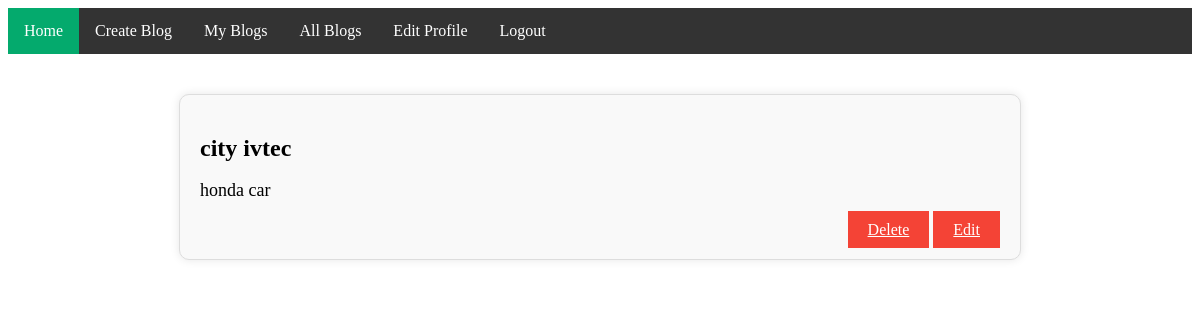
The page /myblog/ (signed in) on the database as committed earlier.
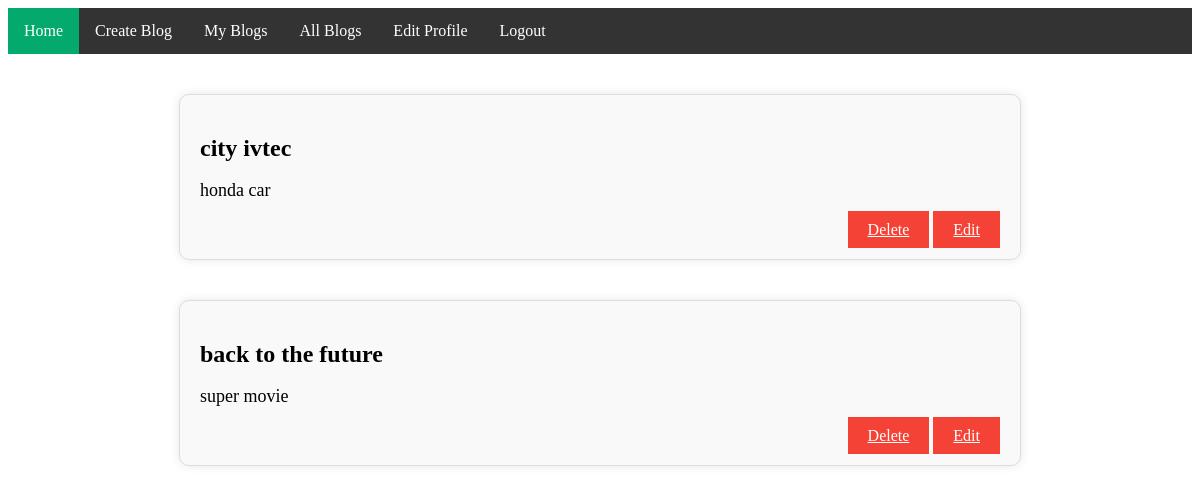
The same page on the database as committed later.
### emailloginapp/models.py (models this page shows, shortened)
class Blog(models.Model):
    author = models.ForeignKey(CustomUser,on_delete=models.CASCADE,related_name='blogs')
    title = models.CharField(max_length=255)
    content = models.TextField()
    likes = models.ManyToManyField(CustomUser,related_name='liked_blogs')
    created_at = models.DateTimeField(auto_now_add=True)
    updated_at = models.DateTimeField(auto_now_add=True)

### emailloginapp/views.py (the view)
# urls.py: path('myblog/' , views.my_blog , name='my'),
@login_required()
def my_blog(request):  # blog by userid
    posts = Blog.objects.filter(author=request.user)
    return render(request, 'myblogs.html',{'posts':posts})

### emailloginapp/templates/myblogs.html (shortened to what this page needs)
{% extends "navbar.html"  %}
{% load static %}
{% block content %}
<!DOCTYPE html>
<html lang="en">
<head>
    <link rel="stylesheet" href="{% static 'css/myblogs.css' %}">
</head>
<body>
{% if posts %}
{% for posts in posts %}
    <div class="blog-container">
        <h2 class="blog-title">{{posts.title}}</h2>
        <p class="blog-content">{{posts.content}}</p>
        <div class="button-container">
            <a class="delete-button" href="deleteblog/{{posts.id}}" class="delete-link">Delete</a>
             <a class="delete-button" href="editblog/{{posts.id}}" class="delete-link">Edit</a>
        </div>
    </div>
{% endfor %}
{%else%}
<p class="blog-content">You have not posted a blog....</p>
{% endif %}
</body>
</html>
{% endblock %}

### emailloginapp/templates/navbar.html (shortened to what this page needs)
{% load static %}
<!DOCTYPE html>
<html>
<head>
    <link rel="stylesheet" href="{% static 'css/navbar.css' %}">
</head>
<body>
{% if not request.user.is_admin %}
<ul>
<li><a class="active" href="{% url 'success' %}">Home</a></li>
<li><a href="{% url 'create' %}">Create Blog</a> </li>
<li><a href="{% url 'my' %}">My Blogs</a> </li>
<li> <a href="{% url 'members' %}">All Blogs</a></li>
    <li> <a href="{% url 'profile_edit' %}">Edit Profile</a></li>
<li><a href="{% url 'logout' %}">Logout</a></li>
</ul>
{%else%}
<ul>
    <li><a class="active">ADMIN PANEL</a></li>
    <li><a href="{% url 'permission' %}">PERMISSIONS</a></li>
    <li><a href="{% url 'logout' %}">Logout</a></li>
</ul>
{%endif%}
</body>
</html>
{% block content %}
{% endblock %}

### emailloginapp/static/css/navbar.css (style rules this page uses)
ul { list-style-type: none; margin: 0; padding: 0; overflow: hidden; background-color: #333; }
li { float: left; }
li a { display: block; color: white; text-align: center; padding: 14px 16px; text-decoration: none; }
.active { background-color: #04AA6D; }

### emailloginapp/static/css/myblogs.css (style rules this page uses)
.blog-container { max-width: 800px; margin: 40px auto; padding: 20px; background-color: #f9f9f9; border: 1px solid #ddd; border-radius: 10px; box-shadow: 0 0 10px rgba(0, 0, 0, 0.1); }
.blog-title { font-size: 24px; font-weight: bold; margin-bottom: 10px; }
.blog-content { font-size: 18px; margin-bottom: 20px; }
.button-container { text-align: right; }
.delete-button { background-color: #f44336; color: #fff; border: none; padding: 10px 20px; font-size: 16px; cursor: pointer; }

Rows that differ between the two databases and show on the page:
added Blog: title "back to the future", content "super movie"
